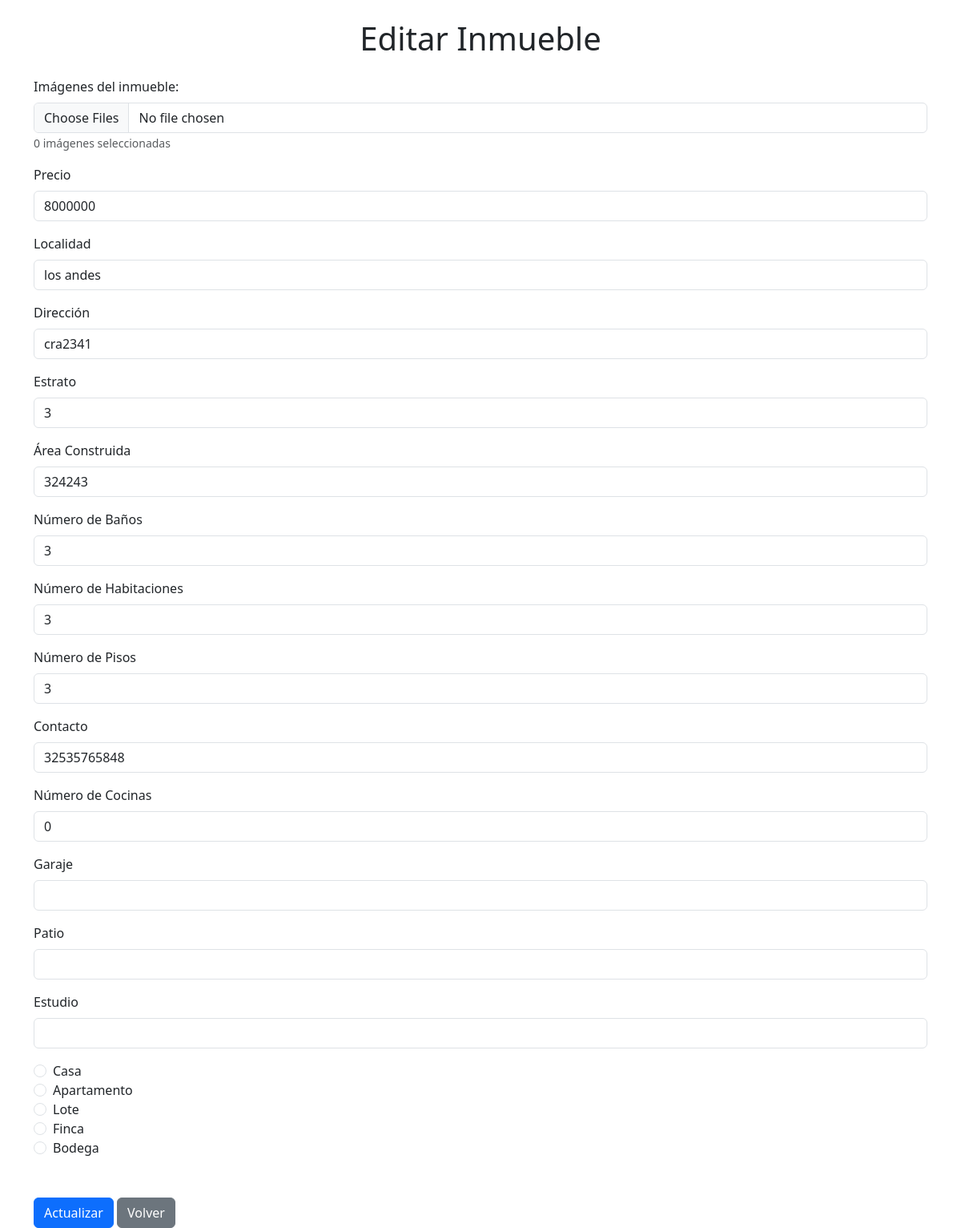
/crudinmuebles/update.php?id=1, run on the app's committed database.
### tables this page shows
CREATE TABLE `tblinmueble` (
  `IdInmueble` int(11) NOT NULL,
  `Precio` varchar(200) NOT NULL,
  `Localidad` varchar(10) NOT NULL,
  `Dirección` varchar(50) NOT NULL,
  `Estrato` int(11) NOT NULL,
  `Area_construida` varchar(20) NOT NULL,
  `NumeroPisos` int(11) DEFAULT NULL,
  `Habitaciones` int(11) DEFAULT NULL,
  `Baños` int(11) DEFAULT NULL,
  `Cocina` int(11) DEFAULT NULL,
  `Garaje` varchar(10) DEFAULT NULL,
  `Patio` varchar(10) DEFAULT NULL,
  `Estudio` varchar(10) DEFAULT NULL,
  `Contacto` varchar(50) NOT NULL,
  `codigoc` int(11) NOT NULL
);

CREATE TABLE `tblcategoria` (
  `IdCategoria` int(11) NOT NULL,
  `Nombres` varchar(40) NOT NULL
);

### crudinmuebles/update.php (the view, shortened to what this page needs)
<?php
include 'conexion.php';
if (isset($_GET['id'])) {
    $idInmueble = $_GET['id'];
    $consulta = "SELECT * FROM TBLInmueble WHERE IdInmueble = $idInmueble";
    $resultado = mysqli_query($con, $consulta);
    if (mysqli_num_rows($resultado) === 1) {
        $inmueble = mysqli_fetch_assoc($resultado);
    } else {
        echo '<div class="alert alert-danger" role="alert">Inmueble no encontrado.</div>';
        exit;
    }
} else {
    echo '<div class="alert alert-danger" role="alert">ID de inmueble no proporcionado.</div>';
    exit;
}
$imagenes = array();
?>
<!DOCTYPE html>
<html lang="en">
<head>
    <link href="https://cdn.jsdelivr.net/npm/bootstrap@5.3.2/dist/css/bootstrap.min.css" rel="stylesheet">
    <link rel="stylesheet" href="../codigo_css/createimg.css">
</head>
<body>
    <div class="container mt-4">
        <h1 class="text-center mb-4">Editar Inmueble</h1>
        <form action="" method="post" enctype="multipart/form-data">
            <div class="mb-3">
                <label for="imagenes" class="form-label">Imágenes del inmueble:</label>
                <input type="file" class="form-control" name="imagenes[]" accept="image/*" multiple id="imagenes">
                <small class="text-muted"><?php echo count($imagenes); ?> imágenes seleccionadas</small>
            </div>
           <div class="mb-3">
                <label for="precio" class="form-label">Precio</label>
                <input type="text" class="form-control" name="Precio" value="<?php echo $inmueble['Precio']; ?>">
            </div>
            <div class="mb-3">
                <label for="localidad" class="form-label">Localidad</label>
                <input type="text" class="form-control" name="localidad" value="<?php echo $inmueble['Localidad']; ?>" required>
            </div>
            <div class="mb-3">
                <label for="direccion" class="form-label">Dirección</label>
                <input type="text" class="form-control" name="direccion" value="<?php echo $inmueble['Dirección']; ?>" required>
            </div>
            <div class="mb-3">
                <label for="estrato" class="form-label">Estrato</label>
                <input type="number" class="form-control" name="estrato" value="<?php echo $inmueble['Estrato']; ?>" required>
            </div>
            <div class="mb-3">
                <label for="Area_construida" class="form-label">Área Construida</label>
                <input type="text" class="form-control" name="Area_construida" value="<?php echo $inmueble['Area_construida']; ?>" required>
            </div>
            <div class="mb-3">
                <label for="N_baños" class="form-label">Número de Baños</label>
                <input type="number" class="form-control" name="N_baños" value="<?php echo $inmueble['Baños']; ?>" required>
            </div>
            <div class="mb-3">
                <label for="N_habitaciones" class="form-label">Número de Habitaciones</label>
                <input type="number" class="form-control" name="N_habitaciones" value="<?php echo $inmueble['Habitaciones']; ?>" required>
            </div>
            <div class="mb-3">
                <label for="N_pisos" class="form-label">Número de Pisos</label>
                <input type="number" class="form-control" name="N_pisos" value="<?php echo $inmueble['NumeroPisos']; ?>" required>
            </div>
            <div class="mb-3">
                <label for="Contacto" class="form-label">Contacto</label>
                <input type="text" class="form-control" name="Contacto" value="<?php echo $inmueble['Contacto']; ?>" required>
            </div>
            <div class="mb-3">
                <label for="N_cocinas" class="form-label">Número de Cocinas</label>
                <input type="number" class="form-control" name="N_cocinas" value="<?php echo $inmueble['Cocina']; ?>" required>
            </div>
            <div class="mb-3">
                <label for="Garaje" class="form-label">Garaje</label>
                <input type="number" class="form-control" name="Garaje" value="<?php echo $inmueble['Garaje']; ?>" required>
            </div>
            <div class="mb-3">
                <label for="Patio" class="form-label">Patio</label>
                <input type="number" class="form-control" name="Patio" value="<?php echo $inmueble['Patio']; ?>" required>
            </div>
            <div class="mb-3">
                <label for="Estudio" class="form-label">Estudio</label>
                <input type="number" class="form-control" name="Estudio" value="<?php echo $inmueble['Estudio']; ?>" required>
            </div>
            <div class="form-check">
                <?php
                $categorias = mysqli_query($con, "SELECT IdCategoria, Nombres FROM TBLCategoria") or die("Problemas con el select" . mysqli_error($con));
                while ($cat = mysqli_fetch_array($categorias)) {
                    $isChecked = ($cat['IdCategoria'] == $inmueble['codigoc']) ? 'checked' : '';
                    echo '<input class="form-check-input" type="radio" name="categoria" value="' . $cat['IdCategoria'] . '" id="categoria_' . $cat['IdCategoria'] . '" ' . $isChecked . '>';
                    echo '<label class="form-check-label" for="categoria_' . $cat['IdCategoria'] . '">' . $cat['Nombres'] . '</label><br>';
                }
                ?>
            </div>
            <br><br>
            <button type="submit" class="btn btn-primary" name="actualizar">Actualizar</button>
            <a href="index.php" class="btn btn-secondary">Volver</a>
        </form>
    </div>
</body>
</html>

### data on the page
tblinmueble: Precio "8000000", localidad "los andes", direccion "cra2341", estrato "3", Area_construida "324243", N_baños "3", N_habitaciones "3", N_pisos "3", Contacto "32535765848", N_cocinas "0"
tblcategoria: Nombres "Casa"
tblcategoria: Nombres "Apartamento"
tblcategoria: Nombres "Lote"
tblcategoria: Nombres "Finca"
tblcategoria: Nombres "Bodega"

### other printed values
count($imagenes) "0"
